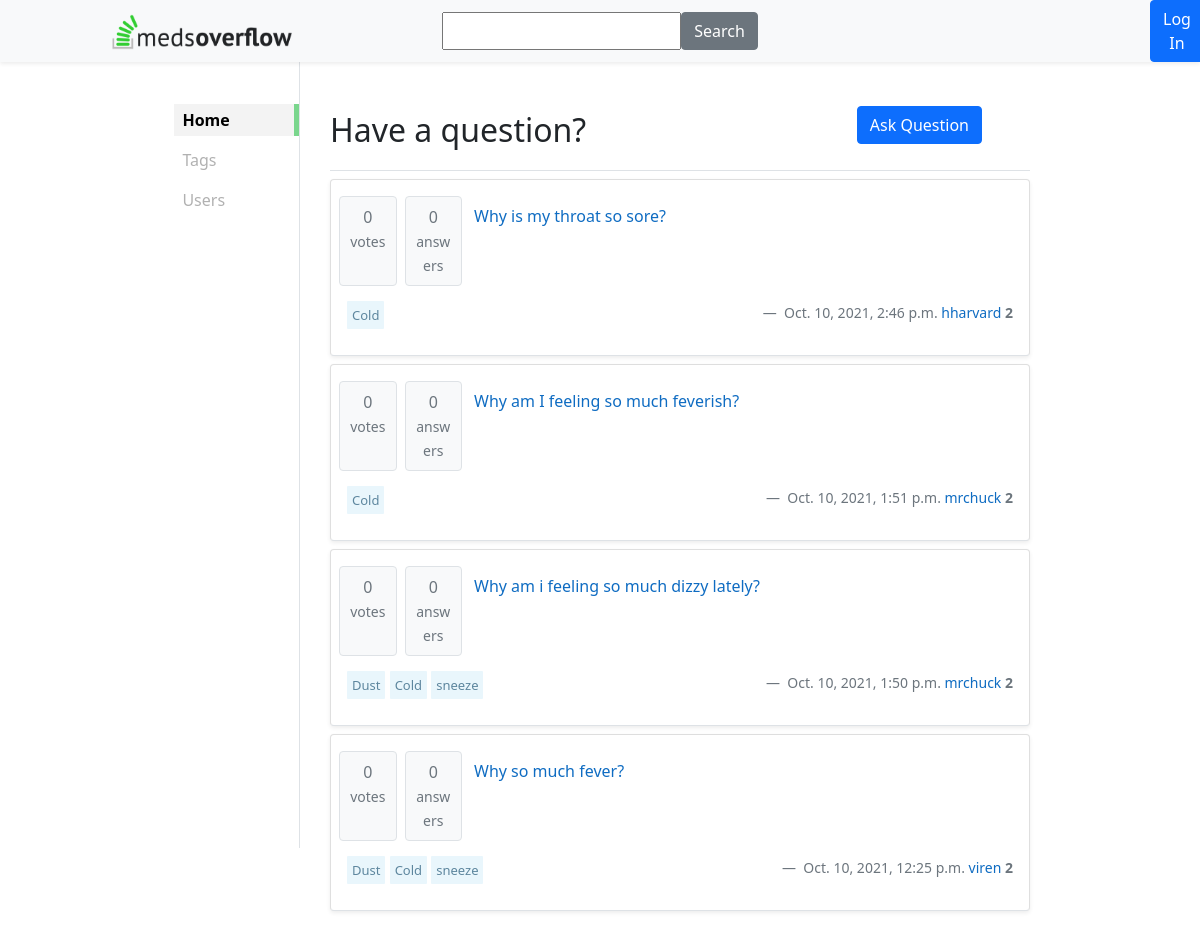
/, run on an earlier commit of the app's database.
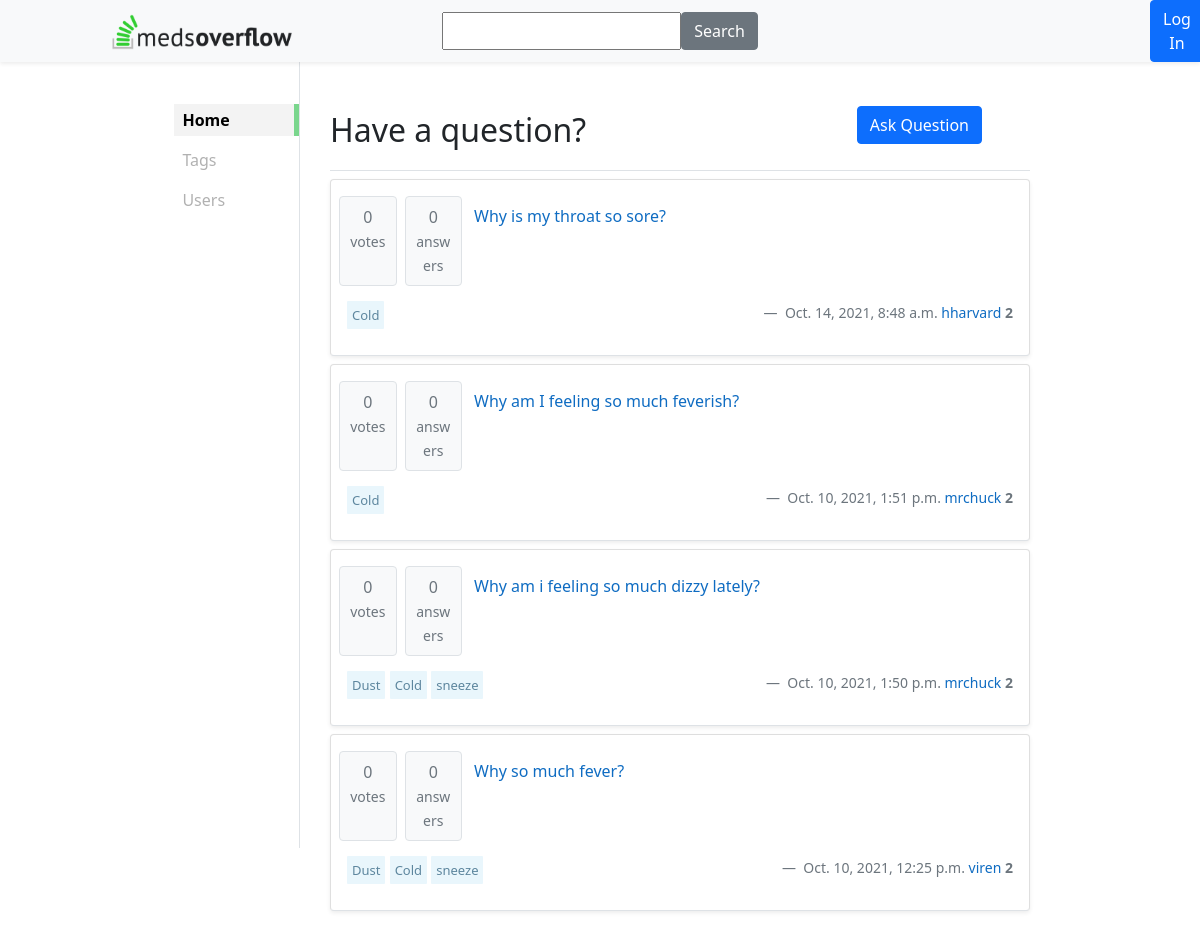
And on a later commit of the database.
### mainframe/models.py (models this page shows, shortened)
class Question(models.Model):
    title = models.CharField(max_length=200)
    description = models.CharField(max_length=1000)
    upvotes = models.IntegerField(default=0)
    downvotes = models.IntegerField(default=0)
    created_at = models.DateTimeField(auto_now=True, editable=False)
    made_by = models.ForeignKey(User, on_delete=models.CASCADE)
    tags = models.ManyToManyField(Tag)
    answerCount = models.IntegerField(default=0)
    @property
    def votes(self):
        return self.upvotes - self.downvotes
    @property
    def upvotes(self):
        return UpvoteQ.objects.filter(question = self.id).count()
    @property
    def downvotes(self):
        return DownvoteQ.objects.filter(question = self.id).count()

class User(models.Model):
    user = models.OneToOneField(authUser, on_delete=models.CASCADE)
    username = models.CharField(max_length=30, unique=True)
    first_name = models.CharField(max_length=30, null=True)
    last_name = models.CharField(max_length=50, null=True)
    email_id = models.EmailField(unique=True)
    country = models.CharField(max_length=50, null=True)
    rating = models.IntegerField(default=2)
    joined_on = models.DateTimeField(auto_now=True)
    USERNAME_FIELD = 'username'
    roles = models.ManyToManyField(Role)
    def __str__(self):
        return self.user.username

### mainframe/views.py (the view)
# urls.py: 2. Add a URL to urlpatterns:  path('', Home.as_view(), name='home')
class Home(TemplateView):
    def getUser(self, request):
        if request.user.is_authenticated:
            usr = request.user
            myuser = User.objects.get(username = usr.username)
            return myuser
        return
    def get(self, request):
        isLoggedIn = False
        if request.user.is_authenticated:
            usr = request.user
            isLoggedIn = True
        questions = Question.objects.all().order_by('-created_at')
        myFilter = QuestionFilter(request.GET, queryset=questions)
        questions = myFilter.qs
        myuser = self.getUser(request)
        context = {'questions': questions, 'isLoggedIn' : isLoggedIn, 'myuser' : myuser, 'myFilter' : myFilter}
        return render(request, 'main_feed.html', context)

### mainframe/models.py (called while the page is built)
    def __str__(self):
        return self.tagName

### mainframe/templates/main_feed.html
{% extends 'main.html' %}
{% block mainFeed %}
{% for q in questions %}
    <div class="card my-2 border-bottom shadow-sm">
        <div class="card-body row">
            <p class="col-1 mx-1 border rounded text-center p-2 bg-light text-secondary">{{ q.votes }}<br><span class="small">votes</span></p>
            <p class="col-1 mx-1 border rounded text-center p-2 bg-light text-secondary">{{ q.upvotes }}<br><span class="small">answers</span></p>
            <a href="{% url 'mainframe:question' q.id %}" class="col-9 p-2">{{ q.title }}</a>
            <div class="col-7">
                {% for t in q.tags.all %}
                <a href="{% url 'mainframe:tagFilter' t.id %}" class="tag my-1">{{ t }}</a>
                {% endfor %}
            </div>
            <div class="col-5 text-end blockquote-footer">
                <span class="text-secondary font-weight-light">{{ q.created_at }}</span>
                <a href="{% url 'mainframe:profile' q.made_by.id %}">{{ q.made_by }}</a>
                <b class="text-secondary">{{ q.made_by.rating }}</b>
            </div>
        </div>
    </div>
{% endfor %}
{% endblock mainFeed %}

What changed in the data, as far as the page shows it:
changed Question "Why is my throat so sore?": created_at "Oct. 10, 2021, 2:46 p.m." → "Oct. 14, 2021, 8:48 a.m."
